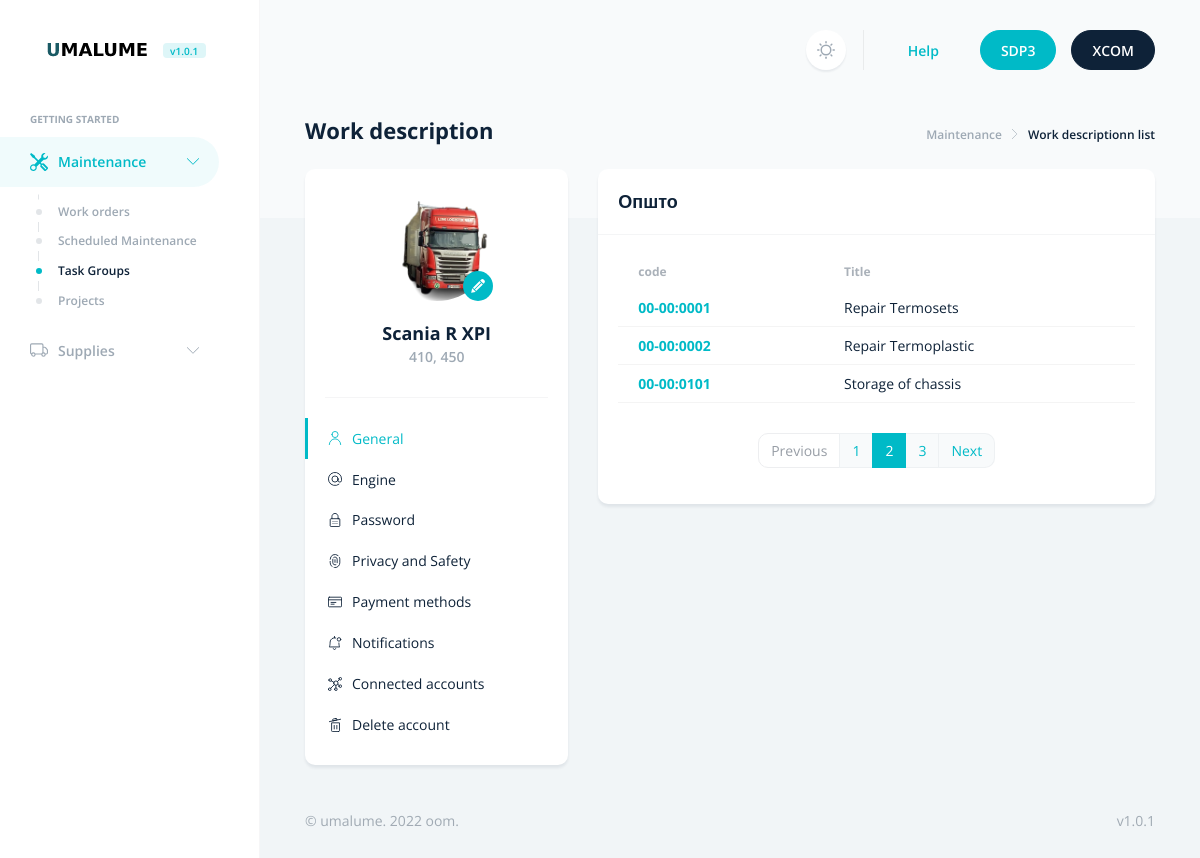
The page /maint/works/ on the database as committed earlier.
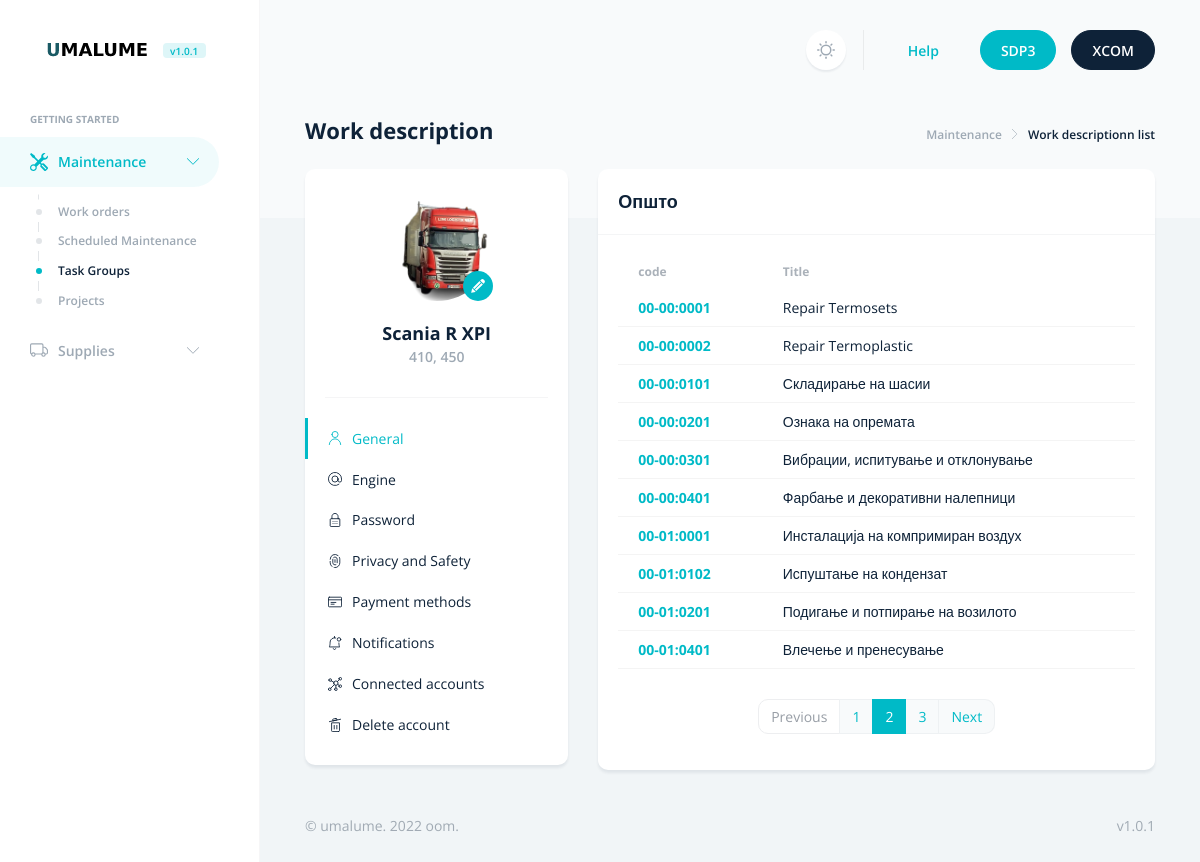
The same page on the database as committed later.
### maint/models.py (models this page shows, shortened)
class Work(models.Model):
    class Status(models.TextChoices):
        DRAFT = 'DF', _('Draft')
        PUBLISHED = 'PB', _('Published')
    title = models.CharField(max_length=256)
    slug = models.SlugField(max_length=256, unique=True)
    author = models.ForeignKey(User, on_delete=models.CASCADE, related_name='maint_work') #  specify the name of the reverse relationship, from User to Work.
    code = models.CharField(max_length=101, default='XX-XX:XXXX', unique=True)
    content = models.TextField()
    publish = models.DateTimeField(default=timezone.now) # returns the current datetime in a timezone-aware format
    created = models.DateTimeField(auto_now_add=True) #  the date will be saved automatically when creating an object
    updated = models.DateTimeField(auto_now=True) # the date will be updated automatically when saving an object.
    status = models.CharField(max_length=2, choices=Status.choices, default=Status.DRAFT)
    objects = models.Manager() # The default manager.
    published = PublishedManager() # Our custom manager.
    class Meta:
        ordering = ['code']
        indexes = [
            models.Index(fields=['code']), # Creates an index (B-Tree) in the database. This will improve performance for queries filtering or ordering results by this field.
        ]
    def get_absolute_url(self):
        return reverse('maint:work-detail', args=[self.slug])

### maint/views.py (the view)
# urls.py: path('works/', views.work_list, name='work-list'),
def work_list(request):
    work_list = Work.published.all() # lista na site kompletirani opisi na rabota
    paginator = Paginator(work_list, 10) # broj na opisi na rabota po strana
    page_number = request.GET.get('page', 1)
    works = paginator.page(page_number)
    contex = {
        'works': works
    }
    return render(request, 'maint/work-list.html', contex)

### maint/models.py (called while the page is built)
    def get_queryset(self):
        return super().get_queryset().filter(status=Work.Status.PUBLISHED)

### templates/maint/work-list.html (shortened to what this page needs)
{% extends 'base.html' %}
{% load static %}
{% block menu_maintenance %} active {% endblock %}
{% block menu_maintenance_collapse %} show {% endblock %}
{% block menu_item_task_group %} active {% endblock %}
{% block header %}
<a href="mailto:support@dashly-theme.com" class="btn btn-link mx-1 mx-lg-2 fw-semibold d-none d-md-block">
    Help
</a>
<a href="https://themes.getbootstrap.com/product/dashly-admin-dashboard-template/" target="_blank"
    class="btn btn-primary mx-1 mx-lg-2 px-4 px-lg-5">
    SDP3
</a>
<a href="../index.html" class="btn btn-dark mx-1 mx-lg-2 px-4 px-lg-5">
    XCOM
</a>
{% endblock %}
{% block body %}
<div class="d-flex align-items-baseline justify-content-between">
    <h1 class="h2">
        Work description
    </h1>
    <nav aria-label="breadcrumb">
        <ol class="breadcrumb">
            <li class="breadcrumb-item"><a href="javascript: void(0);">Maintenance</a></li>
            <li class="breadcrumb-item active" aria-current="page">Work descriptionn list</li>
        </ol>
    </nav>
</div>
<div class="row">
    <div class="col-md-4 col-xxl-3">
        <div class="card border-0 sticky-md-top top-10px">
            <div class="card-body">
                <div class="text-center mb-5">
                    <div class="avatar avatar-xxl avatar-circle mb-5">
                        <label class="d-block cursor-pointer">
                            <span
                                class="position-absolute bottom-0 end-0 m-0 bg-primary text-white w-30px h-30px rounded-circle d-flex align-items-center justify-content-center">
                            </span>
                        </label>
                        <img src="{% static 'images/SK9658BB.png' %}" alt="Scania R 450 SK9658BB" class="avatar-img"
                            width="112" height="112">
                    </div>
                    <h3 class="mb-0">Scania R XPI</h3>
                    <span class="small text-secondary fw-semibold">410, 450</span>
                </div>
                <hr class="mb-0">
            </div>
            <ul class="scrollspy mb-5" id="account" data-scrollspy='{"offset": "30"}'>
                <li class="active">
                    <a href="#general" class="d-flex align-items-center py-3">
                        General
                    </a>
                </li>
                <li>
                    <a href="#usernameSection" class="d-flex align-items-center py-3">
                        Engine
                    </a>
                </li>
                <li>
                    <a href="#passwordSection" class="d-flex align-items-center py-3">
                        Password
                    </a>
                </li>
                <li>
                    <a href="#privacyAndSafetySection" class="d-flex align-items-center py-3">
                        Privacy and Safety
                    </a>
                </li>
                <li>
                    <a href="#paymentMethodsSection" class="d-flex align-items-center py-3">
                        Payment methods
                    </a>
                </li>
                <li>
                    <a href="#notificationsSection" class="d-flex align-items-center py-3">
                        Notifications
                    </a>
                </li>
                <li>
                    <a href="#connectedAccountsSection" class="d-flex align-items-center py-3">
                        Connected accounts
                    </a>
                </li>
                <li>
                    <a href="#deleteAccountSection" class="d-flex align-items-center py-3">
                        Delete account
                    </a>
                </li>
            </ul>
        </div>
    </div>
    <div class="col">
        <div class="card border-0 scroll-mt-3" id="general">
            <div class="card-header">
                <h2 class="h3 mb-0">Општо</h2>
            </div>
            <div class="card-body">
                <ul class="list-group list-group-flush">
                    <table class="table table-sm">
                        <thead>
                            <tr>
                                <th scope="col">code</th>
                                <th scope="col">Title</th>
                            </tr>
                        </thead>
                        <tbody>
                            {% for work in works %}
                            <tr>
                                <th scope="row"><a href="{{ work.get_absolute_url }}">{{ work.code }}</a></th>
                                <td>{{ work.title }}</td>
                            </tr>
                            {% endfor %}
                        </tbody>
                    </table>
                </ul>
                {% include "pagination.html" with page=works %}
            </div>
        </div>
    </div>
</div>
{% endblock %}

### templates/base.html (shortened to what this page needs)
{% load static %}
<!DOCTYPE html>
<html lang="en" data-theme="light">
<head>
    <link rel="stylesheet" href="{% static 'css/maint.css' %}" />
</head>
<body>
    <nav id="mainNavbar" class="navbar navbar-vertical navbar-expand-lg scrollbar bg-white navbar-light">
        <div class="container-fluid">
            <div class="d-flex align-items-center mb-lg-7">
                <a class="navbar-brand mb-0" href="/">
                    <img src="{% static 'images/logoes/umalume.png' %}"
                        class="navbar-brand-img logo-light logo-large" alt="..." width="125" height="25">
                </a>
                <a href="">
                    <span class="badge text-bg-primary-soft ms-2">v1.0.1</span>
                </a>
            </div>
            <div class="collapse navbar-collapse" id="sidenavCollapse">
                <ul class="navbar-nav mb-lg-7">
                    <li class="nav-item">
                        <span class="h6 text-secondary ps-4 ps-lg-6 mb-3 d-block text-uppercase">Getting started</span>
                    </li>
                    <li class="nav-item dropdown">
                        <a class="nav-link {% block menu_maintenance %} {% endblock %}" href="#maintenance" data-bs-toggle="collapse" role="button"
                            aria-expanded="false" aria-controls="customization">
                            <span>Maintenance</span>
                        </a>
                        <div class="collapse {% block menu_maintenance_collapse %} {% endblock %}" id="maintenance">
                            <ul class="nav flex-column">
                                <li class="nav-item">
                                    <a href="/" class="nav-link">Work orders</a>
                                </li>
                                <li class="nav-item">
                                    <a href="{{ url }}" class="nav-link">Scheduled Maintenance</a>
                                </li>
                                <li class="nav-item">
                                    <a href="{% url 'maint:work-list' %}"
                                        class="nav-link  {% block menu_item_task_group %} {% endblock %}">Task Groups</a>
                                </li>
                                <li class="nav-item">
                                    <a href="../docs/handlebars.html" class="nav-link">Projects</a>
                                </li>
                            </ul>
                        </div>
                    </li>
                    <li class="nav-item dropdown">
                        <a class="nav-link" href="#supplies" data-bs-toggle="collapse" role="button"
                            aria-expanded="false" aria-controls="customization">
                            <span>Supplies</span>
                        </a>
                    </li>
                </ul>
            </div>
        </div>
    </nav>
    <main>
        <header class="container-fluid d-flex py-6 mb-4">
            <div class="d-flex align-items-center ms-auto me-n1 me-lg-n2">
                <div class="dropdown" id="themeSwitcher">
                    <a href="javascript: void(0);"
                        class="dropdown-toggle no-arrow d-flex align-items-center justify-content-center bg-white rounded-circle shadow-sm mx-1 mx-lg-2 w-40px h-40px link-secondary"
                        role="button" data-bs-toggle="dropdown" aria-haspopup="true" aria-expanded="false"
                        data-bs-offset="0,10">
                    </a>
                </div>
                {% block header %}
                {% endblock %}
            </div>
        </header>
        <div class="container-fluid">
            {% block body %}
            {% endblock %}
        </div>
        <footer class="mt-auto">
            <div class="container-fluid mt-4 mb-6 text-muted">
                <div class="row justify-content-between">
                    <div class="col">
                        © umalume. 2022 oom.
                    </div>
                    <div class="col-auto">
                        v1.0.1
                    </div>
                </div>
            </div>
        </footer>
    </main>
</body>
</html>

### templates/pagination.html
  <nav class="d-flex justify-content-center" aria-label="...">
    <ul class="pagination">
        <li class="page-item disabled">
            <a class="page-link">Previous</a>
        </li>
        <li class="page-item"><a class="page-link" href="javascript: void(0);">1</a></li>
        <li class="page-item active" aria-current="page">
            <a class="page-link" href="javascript: void(0);">2</a>
        </li>
        <li class="page-item"><a class="page-link" href="javascript: void(0);">3</a></li>
        <li class="page-item">
            <a class="page-link" href="javascript: void(0);">Next</a>
        </li>
    </ul>
</nav>

Rows that differ between the two databases and show on the page:
changed Work: title "Storage of chassis" → "Складирање на шасии"
added Work: code "00-00:0201", title "Ознака на опремата"
added Work: code "00-00:0301", title "Вибрации, испитување и отклонување"
added Work: code "00-00:0401", title "Фарбање и декоративни налепници"
added Work: code "00-01:0001", title "Инсталација на компримиран воздух"
added Work: code "00-01:0102", title "Испуштање на кондензат"
added Work: code "00-01:0201", title "Подигање и потпирање на возилото"
added Work: code "00-01:0401", title "Влечење и пренесување"
